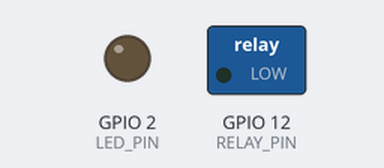
The sketch below on a simulated ESP8266 (NodeMCU). Shown: switched loads named in the sketch (green lamp = pin HIGH), output pins drawn as LEDs (lit = HIGH). WiFi joins after 1.5 s; servers stay silent unless stated; what the sketch prints to the serial monitor is not drawn.

Above: at 3.0 s.
At 6.0 s:
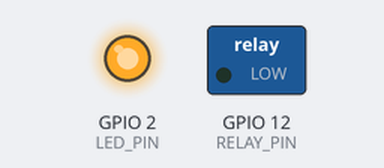
Timing chart, 0 to 9.3 s (numbered marks = the images above):
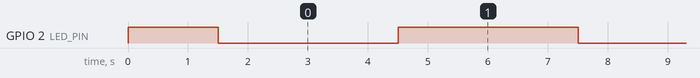

The sketch:

embedded.ino
```cpp
#include <ESP8266WiFi.h>
#include <ESP8266mDNS.h>
#include <WiFiUdp.h>
#include <ArduinoOTA.h>

#define DEBUG 1

#define RELAY_PIN 12
#define LED_PIN 2

const char* ssid = "MY SSID";
const char* password = "MY PASSWORD";

static char relay_state;
unsigned long t;

WiFiServer server(8080);
WiFiClient clientServer;

void setup() {
  pinMode(RELAY_PIN, OUTPUT);
  digitalWrite(RELAY_PIN, 0);
  relay_state = 0;

  pinMode(LED_PIN, OUTPUT);
  digitalWrite(LED_PIN, 1);

#if DEBUG
  Serial.begin(115200);
  Serial.println("Booting");
#endif

  WiFi.mode(WIFI_STA);
  WiFi.begin(ssid, password);
  while (WiFi.waitForConnectResult() != WL_CONNECTED) {
#if DEBUG
    Serial.println("Connection Failed! Rebooting...");
#endif
    delay(5000);
    ESP.restart();
  }

  // Port defaults to 8266
  // ArduinoOTA.setPort(8266);

  ArduinoOTA.setHostname("OTA hostname");
  ArduinoOTA.setPassword("OTA PASSWD");

  ArduinoOTA.onStart([]() {
    String type;
    if (ArduinoOTA.getCommand() == U_FLASH) {
      type = "sketch";
    } else { // U_SPIFFS
      type = "filesystem";
    }

    // NOTE: if updating SPIFFS this would be the place to unmount SPIFFS using SPIFFS.end()
#if DEBUG
    Serial.println("Start updating " + type);
#endif
  });
  ArduinoOTA.onEnd([]() {
#if DEBUG
    Serial.println("\nEnd");
#endif
  });
  ArduinoOTA.onProgress([](unsigned int progress, unsigned int total) {
#if DEBUG
    Serial.printf("Progress: %u%%\r\n", (progress / (total / 100)));
#endif
  });
  ArduinoOTA.onError([](ota_error_t error) {
#if DEBUG
    Serial.printf("Error[%u]: ", error);
    if (error == OTA_AUTH_ERROR) {
      Serial.println("Auth Failed");
    } else if (error == OTA_BEGIN_ERROR) {
      Serial.println("Begin Failed");
    } else if (error == OTA_CONNECT_ERROR) {
      Serial.println("Connect Failed");
    } else if (error == OTA_RECEIVE_ERROR) {
      Serial.println("Receive Failed");
    } else if (error == OTA_END_ERROR) {
      Serial.println("End Failed");
    }
#endif
  });
  ArduinoOTA.begin();
  server.begin();
  digitalWrite(LED_PIN, 0);

#if DEBUG
  Serial.println("Ready");
  Serial.print("IP address: ");
  Serial.println(WiFi.localIP());
#endif
  t = millis();
}

static int i = 0;

void loop() {
  ArduinoOTA.handle();

  if (clientServer = server.available()) {
    String req = clientServer.readStringUntil('\r');
    delay(200);
    clientServer.flush();

    if (req == "toggle") {
      toggleSwitch();
    }
    clientServer.stop();
  }

  if (millis() - t > 3000) {
    t = millis();
    toggleLed();
  }
}

void toggleLed() {
  digitalWrite(LED_PIN, digitalRead(LED_PIN) ^ 1);
}

void toggleSwitch() {
  relay_state ^= 1;
  digitalWrite(RELAY_PIN, relay_state);
}
```

Measured:
- by itself, GPIO 2 (LED_PIN): alternates HIGH for 3.0 s and LOW for 3.0 s
